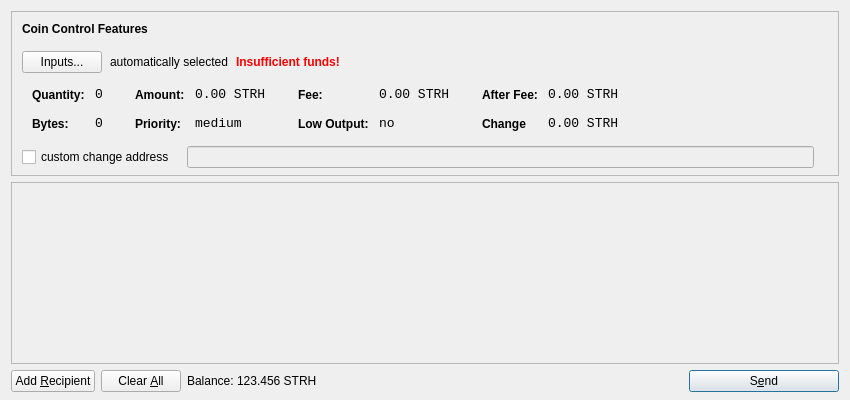
<?xml version="1.0" encoding="UTF-8"?>
<ui version="4.0">
 <class>SendCoinsDialog</class>
 <widget class="QDialog" name="SendCoinsDialog">
  <property name="geometry">
   <rect>
    <x>0</x>
    <y>0</y>
    <width>850</width>
    <height>400</height>
   </rect>
  </property>
  <property name="windowTitle">
   <string>Send Coins</string>
  </property>
  <property name="styleSheet">
   <string notr="true">QListView { background: transparent; }</string>
  </property>
  <layout class="QVBoxLayout" name="verticalLayout" stretch="0,1,0">
   <property name="bottomMargin">
    <number>8</number>
   </property>
   <item>
    <widget class="QFrame" name="frameCoinControl">
     <property name="sizePolicy">
      <sizepolicy hsizetype="Expanding" vsizetype="Expanding">
       <horstretch>0</horstretch>
       <verstretch>0</verstretch>
      </sizepolicy>
     </property>
     <property name="maximumSize">
      <size>
       <width>16777215</width>
       <height>16777215</height>
      </size>
     </property>
     <property name="styleSheet">
      <string notr="true">QListView { background: transparent; }</string>
     </property>
     <property name="frameShape">
      <enum>QFrame::StyledPanel</enum>
     </property>
     <property name="frameShadow">
      <enum>QFrame::Sunken</enum>
     </property>
     <layout class="QVBoxLayout" name="verticalLayoutCoinControl2">
      <property name="spacing">
       <number>6</number>
      </property>
      <property name="leftMargin">
       <number>0</number>
      </property>
      <property name="topMargin">
       <number>0</number>
      </property>
      <property name="rightMargin">
       <number>0</number>
      </property>
      <property name="bottomMargin">
       <number>6</number>
      </property>
      <item>
       <layout class="QVBoxLayout" name="verticalLayoutCoinControl" stretch="0,0,0,0,1">
        <property name="spacing">
         <number>0</number>
        </property>
        <property name="leftMargin">
         <number>10</number>
        </property>
        <property name="topMargin">
         <number>10</number>
        </property>
        <item>
         <layout class="QHBoxLayout" name="horizontalLayoutCoinControl1">
          <property name="bottomMargin">
           <number>15</number>
          </property>
          <item>
           <widget class="QLabel" name="labelCoinControlFeatures">
            <property name="sizePolicy">
             <sizepolicy hsizetype="Preferred" vsizetype="Maximum">
              <horstretch>0</horstretch>
              <verstretch>0</verstretch>
             </sizepolicy>
            </property>
            <property name="font">
             <font>
              <weight>75</weight>
              <bold>true</bold>
             </font>
            </property>
            <property name="styleSheet">
             <string notr="true">font-weight:bold;</string>
            </property>
            <property name="text">
             <string>Coin Control Features</string>
            </property>
           </widget>
          </item>
         </layout>
        </item>
        <item>
         <layout class="QHBoxLayout" name="horizontalLayoutCoinControl2" stretch="0,0,0,0">
          <property name="spacing">
           <number>8</number>
          </property>
          <property name="bottomMargin">
           <number>10</number>
          </property>
          <item>
           <widget class="QPushButton" name="pushButtonCoinControl">
            <property name="styleSheet">
             <string notr="true"/>
            </property>
            <property name="text">
             <string>Inputs...</string>
            </property>
           </widget>
          </item>
          <item>
           <widget class="QLabel" name="labelCoinControlAutomaticallySelected">
            <property name="text">
             <string>automatically selected</string>
            </property>
            <property name="margin">
             <number>5</number>
            </property>
           </widget>
          </item>
          <item>
           <widget class="QLabel" name="labelCoinControlInsuffFunds">
            <property name="font">
             <font>
              <weight>75</weight>
              <bold>true</bold>
             </font>
            </property>
            <property name="styleSheet">
             <string notr="true">color:red;font-weight:bold;</string>
            </property>
            <property name="text">
             <string>Insufficient funds!</string>
            </property>
            <property name="margin">
             <number>5</number>
            </property>
           </widget>
          </item>
          <item>
           <spacer name="horizontalSpacerCoinControl">
            <property name="orientation">
             <enum>Qt::Horizontal</enum>
            </property>
            <property name="sizeHint" stdset="0">
             <size>
              <width>40</width>
              <height>1</height>
             </size>
            </property>
           </spacer>
          </item>
         </layout>
        </item>
        <item>
         <widget class="QWidget" name="widgetCoinControl" native="true">
          <property name="sizePolicy">
           <sizepolicy hsizetype="Preferred" vsizetype="Preferred">
            <horstretch>0</horstretch>
            <verstretch>0</verstretch>
           </sizepolicy>
          </property>
          <property name="minimumSize">
           <size>
            <width>0</width>
            <height>0</height>
           </size>
          </property>
          <property name="styleSheet">
           <string notr="true"/>
          </property>
          <layout class="QHBoxLayout" name="horizontalLayoutCoinControl5">
           <property name="margin">
            <number>0</number>
           </property>
           <item>
            <layout class="QHBoxLayout" name="horizontalLayoutCoinControl3" stretch="0,0,0,1">
             <property name="spacing">
              <number>20</number>
             </property>
             <property name="topMargin">
              <number>0</number>
             </property>
             <property name="bottomMargin">
              <number>10</number>
             </property>
             <item>
              <layout class="QFormLayout" name="formLayoutCoinControl1">
               <property name="horizontalSpacing">
                <number>10</number>
               </property>
               <property name="verticalSpacing">
                <number>14</number>
               </property>
               <property name="leftMargin">
                <number>10</number>
               </property>
               <property name="topMargin">
                <number>4</number>
               </property>
               <property name="rightMargin">
                <number>6</number>
               </property>
               <item row="0" column="0">
                <widget class="QLabel" name="labelCoinControlQuantityText">
                 <property name="styleSheet">
                  <string notr="true">font-weight:bold;</string>
                 </property>
                 <property name="text">
                  <string>Quantity:</string>
                 </property>
                 <property name="margin">
                  <number>0</number>
                 </property>
                </widget>
               </item>
               <item row="0" column="1">
                <widget class="QLabel" name="labelCoinControlQuantity">
                 <property name="font">
                  <font>
                   <family>Monospace</family>
                   <pointsize>10</pointsize>
                  </font>
                 </property>
                 <property name="cursor">
                  <cursorShape>IBeamCursor</cursorShape>
                 </property>
                 <property name="contextMenuPolicy">
                  <enum>Qt::ActionsContextMenu</enum>
                 </property>
                 <property name="text">
                  <string>0</string>
                 </property>
                 <property name="margin">
                  <number>0</number>
                 </property>
                 <property name="textInteractionFlags">
                  <set>Qt::LinksAccessibleByMouse|Qt::TextSelectableByKeyboard|Qt::TextSelectableByMouse</set>
                 </property>
                </widget>
               </item>
               <item row="1" column="0">
                <widget class="QLabel" name="labelCoinControlBytesText">
                 <property name="styleSheet">
                  <string notr="true">font-weight:bold;</string>
                 </property>
                 <property name="text">
                  <string>Bytes:</string>
                 </property>
                </widget>
               </item>
               <item row="1" column="1">
                <widget class="QLabel" name="labelCoinControlBytes">
                 <property name="font">
                  <font>
                   <family>Monospace</family>
                   <pointsize>10</pointsize>
                  </font>
                 </property>
                 <property name="cursor">
                  <cursorShape>IBeamCursor</cursorShape>
                 </property>
                 <property name="contextMenuPolicy">
                  <enum>Qt::ActionsContextMenu</enum>
                 </property>
                 <property name="text">
                  <string>0</string>
                 </property>
                 <property name="textInteractionFlags">
                  <set>Qt::LinksAccessibleByMouse|Qt::TextSelectableByKeyboard|Qt::TextSelectableByMouse</set>
                 </property>
                </widget>
               </item>
              </layout>
             </item>
             <item>
              <layout class="QFormLayout" name="formLayoutCoinControl2">
               <property name="horizontalSpacing">
                <number>10</number>
               </property>
               <property name="verticalSpacing">
                <number>14</number>
               </property>
               <property name="leftMargin">
                <number>6</number>
               </property>
               <property name="topMargin">
                <number>4</number>
               </property>
               <property name="rightMargin">
                <number>6</number>
               </property>
               <item row="0" column="0">
                <widget class="QLabel" name="labelCoinControlAmountText">
                 <property name="styleSheet">
                  <string notr="true">font-weight:bold;</string>
                 </property>
                 <property name="text">
                  <string>Amount:</string>
                 </property>
                 <property name="margin">
                  <number>0</number>
                 </property>
                </widget>
               </item>
               <item row="0" column="1">
                <widget class="QLabel" name="labelCoinControlAmount">
                 <property name="font">
                  <font>
                   <family>Monospace</family>
                   <pointsize>10</pointsize>
                  </font>
                 </property>
                 <property name="cursor">
                  <cursorShape>IBeamCursor</cursorShape>
                 </property>
                 <property name="contextMenuPolicy">
                  <enum>Qt::ActionsContextMenu</enum>
                 </property>
                 <property name="text">
                  <string>0.00 STRH</string>
                 </property>
                 <property name="textInteractionFlags">
                  <set>Qt::LinksAccessibleByMouse|Qt::TextSelectableByKeyboard|Qt::TextSelectableByMouse</set>
                 </property>
                </widget>
               </item>
               <item row="1" column="0">
                <widget class="QLabel" name="labelCoinControlPriorityText">
                 <property name="styleSheet">
                  <string notr="true">font-weight:bold;</string>
                 </property>
                 <property name="text">
                  <string>Priority:</string>
                 </property>
                </widget>
               </item>
               <item row="1" column="1">
                <widget class="QLabel" name="labelCoinControlPriority">
                 <property name="font">
                  <font>
                   <family>Monospace</family>
                   <pointsize>10</pointsize>
                  </font>
                 </property>
                 <property name="cursor">
                  <cursorShape>IBeamCursor</cursorShape>
                 </property>
                 <property name="contextMenuPolicy">
                  <enum>Qt::ActionsContextMenu</enum>
                 </property>
                 <property name="text">
                  <string>medium</string>
                 </property>
                 <property name="textInteractionFlags">
                  <set>Qt::LinksAccessibleByMouse|Qt::TextSelectableByKeyboard|Qt::TextSelectableByMouse</set>
                 </property>
                </widget>
               </item>
              </layout>
             </item>
             <item>
              <layout class="QFormLayout" name="formLayoutCoinControl3">
               <property name="horizontalSpacing">
                <number>10</number>
               </property>
               <property name="verticalSpacing">
                <number>14</number>
               </property>
               <property name="leftMargin">
                <number>6</number>
               </property>
               <property name="topMargin">
                <number>4</number>
               </property>
               <property name="rightMargin">
                <number>6</number>
               </property>
               <item row="0" column="0">
                <widget class="QLabel" name="labelCoinControlFeeText">
                 <property name="styleSheet">
                  <string notr="true">font-weight:bold;</string>
                 </property>
                 <property name="text">
                  <string>Fee:</string>
                 </property>
                 <property name="margin">
                  <number>0</number>
                 </property>
                </widget>
               </item>
               <item row="0" column="1">
                <widget class="QLabel" name="labelCoinControlFee">
                 <property name="font">
                  <font>
                   <family>Monospace</family>
                   <pointsize>10</pointsize>
                  </font>
                 </property>
                 <property name="cursor">
                  <cursorShape>IBeamCursor</cursorShape>
                 </property>
                 <property name="contextMenuPolicy">
                  <enum>Qt::ActionsContextMenu</enum>
                 </property>
                 <property name="text">
                  <string>0.00 STRH</string>
                 </property>
                 <property name="textInteractionFlags">
                  <set>Qt::LinksAccessibleByMouse|Qt::TextSelectableByKeyboard|Qt::TextSelectableByMouse</set>
                 </property>
                </widget>
               </item>
               <item row="1" column="0">
                <widget class="QLabel" name="labelCoinControlLowOutputText">
                 <property name="styleSheet">
                  <string notr="true">font-weight:bold;</string>
                 </property>
                 <property name="text">
                  <string>Low Output:</string>
                 </property>
                </widget>
               </item>
               <item row="1" column="1">
                <widget class="QLabel" name="labelCoinControlLowOutput">
                 <property name="font">
                  <font>
                   <family>Monospace</family>
                   <pointsize>10</pointsize>
                  </font>
                 </property>
                 <property name="cursor">
                  <cursorShape>IBeamCursor</cursorShape>
                 </property>
                 <property name="contextMenuPolicy">
                  <enum>Qt::ActionsContextMenu</enum>
                 </property>
                 <property name="text">
                  <string>no</string>
                 </property>
                 <property name="textInteractionFlags">
                  <set>Qt::LinksAccessibleByMouse|Qt::TextSelectableByKeyboard|Qt::TextSelectableByMouse</set>
                 </property>
                </widget>
               </item>
              </layout>
             </item>
             <item>
              <layout class="QFormLayout" name="formLayoutCoinControl4">
               <property name="horizontalSpacing">
                <number>10</number>
               </property>
               <property name="verticalSpacing">
                <number>14</number>
               </property>
               <property name="leftMargin">
                <number>6</number>
               </property>
               <property name="topMargin">
                <number>4</number>
               </property>
               <property name="rightMargin">
                <number>6</number>
               </property>
               <item row="0" column="0">
                <widget class="QLabel" name="labelCoinControlAfterFeeText">
                 <property name="styleSheet">
                  <string notr="true">font-weight:bold;</string>
                 </property>
                 <property name="text">
                  <string>After Fee:</string>
                 </property>
                 <property name="margin">
                  <number>0</number>
                 </property>
                </widget>
               </item>
               <item row="0" column="1">
                <widget class="QLabel" name="labelCoinControlAfterFee">
                 <property name="font">
                  <font>
                   <family>Monospace</family>
                   <pointsize>10</pointsize>
                  </font>
                 </property>
                 <property name="cursor">
                  <cursorShape>IBeamCursor</cursorShape>
                 </property>
                 <property name="contextMenuPolicy">
                  <enum>Qt::ActionsContextMenu</enum>
                 </property>
                 <property name="text">
                  <string>0.00 STRH</string>
                 </property>
                 <property name="textInteractionFlags">
                  <set>Qt::LinksAccessibleByMouse|Qt::TextSelectableByKeyboard|Qt::TextSelectableByMouse</set>
                 </property>
                </widget>
               </item>
               <item row="1" column="0">
                <widget class="QLabel" name="labelCoinControlChangeText">
                 <property name="styleSheet">
                  <string notr="true">font-weight:bold;</string>
                 </property>
                 <property name="text">
                  <string>Change</string>
                 </property>
                </widget>
               </item>
               <item row="1" column="1">
                <widget class="QLabel" name="labelCoinControlChange">
                 <property name="font">
                  <font>
                   <family>Monospace</family>
                   <pointsize>10</pointsize>
                  </font>
                 </property>
                 <property name="cursor">
                  <cursorShape>IBeamCursor</cursorShape>
                 </property>
                 <property name="contextMenuPolicy">
                  <enum>Qt::ActionsContextMenu</enum>
                 </property>
                 <property name="text">
                  <string>0.00 STRH</string>
                 </property>
                 <property name="textInteractionFlags">
                  <set>Qt::LinksAccessibleByMouse|Qt::TextSelectableByKeyboard|Qt::TextSelectableByMouse</set>
                 </property>
                </widget>
               </item>
              </layout>
             </item>
            </layout>
           </item>
          </layout>
         </widget>
        </item>
        <item>
         <layout class="QHBoxLayout" name="horizontalLayoutCoinControl4" stretch="0,0,0">
          <property name="spacing">
           <number>12</number>
          </property>
          <property name="sizeConstraint">
           <enum>QLayout::SetDefaultConstraint</enum>
          </property>
          <property name="topMargin">
           <number>5</number>
          </property>
          <property name="rightMargin">
           <number>5</number>
          </property>
          <item>
           <widget class="QCheckBox" name="checkBoxCoinControlChange">
            <property name="text">
             <string>custom change address</string>
            </property>
           </widget>
          </item>
          <item>
           <widget class="QLineEdit" name="lineEditCoinControlChange">
            <property name="enabled">
             <bool>false</bool>
            </property>
            <property name="sizePolicy">
             <sizepolicy hsizetype="Expanding" vsizetype="Fixed">
              <horstretch>0</horstretch>
              <verstretch>0</verstretch>
             </sizepolicy>
            </property>
           </widget>
          </item>
          <item>
           <widget class="QLabel" name="labelCoinControlChangeLabel">
            <property name="sizePolicy">
             <sizepolicy hsizetype="Preferred" vsizetype="Expanding">
              <horstretch>0</horstretch>
              <verstretch>0</verstretch>
             </sizepolicy>
            </property>
            <property name="minimumSize">
             <size>
              <width>0</width>
              <height>0</height>
             </size>
            </property>
            <property name="text">
             <string/>
            </property>
            <property name="margin">
             <number>3</number>
            </property>
           </widget>
          </item>
         </layout>
        </item>
        <item>
         <spacer name="verticalSpacerCoinControl">
          <property name="orientation">
           <enum>Qt::Vertical</enum>
          </property>
          <property name="sizeHint" stdset="0">
           <size>
            <width>800</width>
            <height>1</height>
           </size>
          </property>
         </spacer>
        </item>
       </layout>
      </item>
     </layout>
    </widget>
   </item>
   <item>
    <widget class="QScrollArea" name="scrollArea">
     <property name="widgetResizable">
      <bool>true</bool>
     </property>
     <widget class="QWidget" name="scrollAreaWidgetContents">
      <property name="geometry">
       <rect>
        <x>0</x>
        <y>0</y>
        <width>828</width>
        <height>162</height>
       </rect>
      </property>
      <layout class="QVBoxLayout" name="verticalLayout_2">
       <property name="margin">
        <number>0</number>
       </property>
       <item>
        <layout class="QVBoxLayout" name="entries">
         <property name="spacing">
          <number>6</number>
         </property>
        </layout>
       </item>
       <item>
        <spacer name="verticalSpacer">
         <property name="orientation">
          <enum>Qt::Vertical</enum>
         </property>
         <property name="sizeHint" stdset="0">
          <size>
           <width>20</width>
           <height>40</height>
          </size>
         </property>
        </spacer>
       </item>
      </layout>
     </widget>
    </widget>
   </item>
   <item>
    <layout class="QHBoxLayout" name="horizontalLayout">
     <item>
      <widget class="QPushButton" name="addButton">
       <property name="toolTip">
        <string>Send to multiple recipients at once</string>
       </property>
       <property name="text">
        <string>Add &amp;Recipient</string>
       </property>
       <property name="icon">
        <iconset resource="../bitcoin.qrc">
         <normaloff>:/icons/add</normaloff>:/icons/add</iconset>
       </property>
       <property name="autoDefault">
        <bool>false</bool>
       </property>
      </widget>
     </item>
     <item>
      <widget class="QPushButton" name="clearButton">
       <property name="sizePolicy">
        <sizepolicy hsizetype="Minimum" vsizetype="Fixed">
         <horstretch>0</horstretch>
         <verstretch>0</verstretch>
        </sizepolicy>
       </property>
       <property name="toolTip">
        <string>Remove all transaction fields</string>
       </property>
       <property name="text">
        <string>Clear &amp;All</string>
       </property>
       <property name="icon">
        <iconset resource="../bitcoin.qrc">
         <normaloff>:/icons/remove</normaloff>:/icons/remove</iconset>
       </property>
       <property name="autoRepeatDelay">
        <number>300</number>
       </property>
       <property name="autoDefault">
        <bool>false</bool>
       </property>
      </widget>
     </item>
     <item>
      <layout class="QHBoxLayout" name="horizontalLayout_2">
       <property name="spacing">
        <number>3</number>
       </property>
       <item>
        <widget class="QLabel" name="label">
         <property name="sizePolicy">
          <sizepolicy hsizetype="Preferred" vsizetype="Fixed">
           <horstretch>0</horstretch>
           <verstretch>0</verstretch>
          </sizepolicy>
         </property>
         <property name="text">
          <string>Balance:</string>
         </property>
        </widget>
       </item>
       <item>
        <widget class="QLabel" name="labelBalance">
         <property name="sizePolicy">
          <sizepolicy hsizetype="Preferred" vsizetype="Fixed">
           <horstretch>0</horstretch>
           <verstretch>0</verstretch>
          </sizepolicy>
         </property>
         <property name="cursor">
          <cursorShape>IBeamCursor</cursorShape>
         </property>
         <property name="text">
          <string>123.456 STRH</string>
         </property>
         <property name="textInteractionFlags">
          <set>Qt::LinksAccessibleByMouse|Qt::TextSelectableByKeyboard|Qt::TextSelectableByMouse</set>
         </property>
        </widget>
       </item>
      </layout>
     </item>
     <item>
      <spacer name="horizontalSpacer">
       <property name="orientation">
        <enum>Qt::Horizontal</enum>
       </property>
       <property name="sizeHint" stdset="0">
        <size>
         <width>40</width>
         <height>20</height>
        </size>
       </property>
      </spacer>
     </item>
     <item>
      <widget class="QPushButton" name="sendButton">
       <property name="minimumSize">
        <size>
         <width>150</width>
         <height>0</height>
        </size>
       </property>
       <property name="toolTip">
        <string>Confirm the send action</string>
       </property>
       <property name="text">
        <string>S&amp;end</string>
       </property>
       <property name="icon">
        <iconset resource="../bitcoin.qrc">
         <normaloff>:/icons/send</normaloff>:/icons/send</iconset>
       </property>
       <property name="default">
        <bool>true</bool>
       </property>
      </widget>
     </item>
    </layout>
   </item>
  </layout>
 </widget>
 <resources>
  <include location="../bitcoin.qrc"/>
 </resources>
 <connections/>
</ui>
